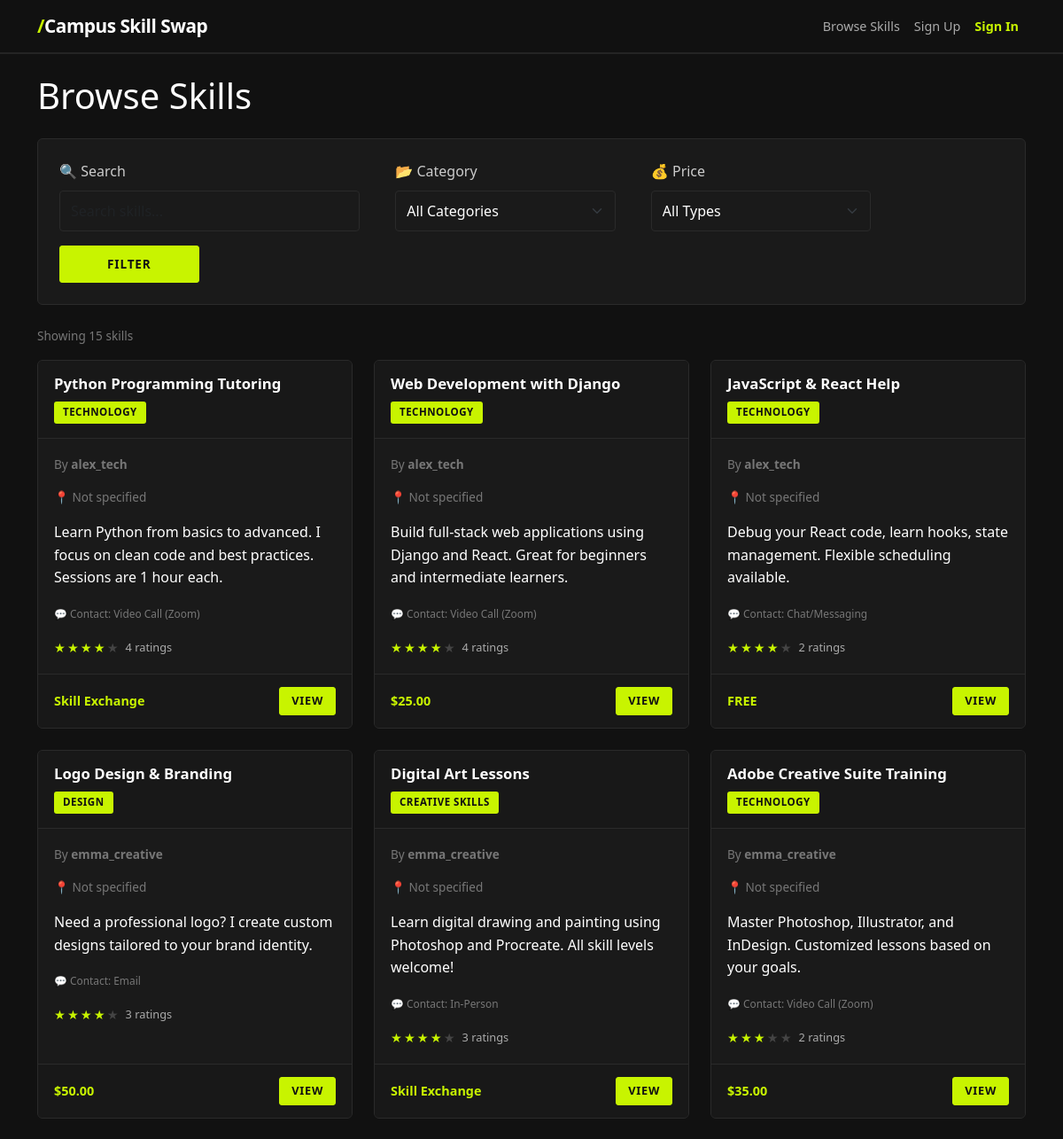
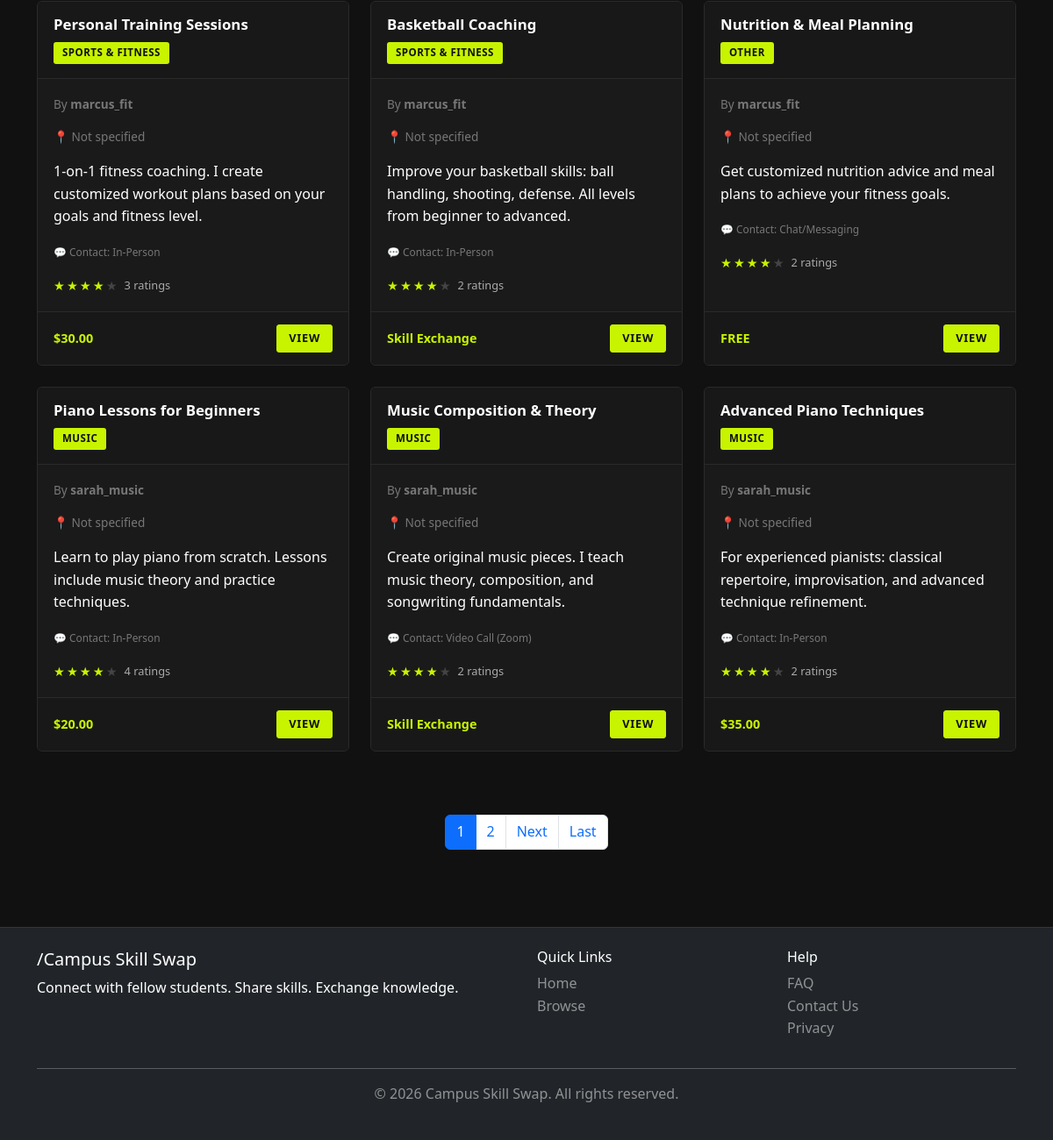
The page /skills/browse/ on the database its author committed (2 pictures, top to bottom).
### skillfeed/models.py (models this page shows, shortened)
class Skill(models.Model):
    CATEGORY_CHOICES = [
        ("tutoring", "Tutoring"),
        ("tech", "Technology"),
        ("creativity", "Creative Skills"),
        ("sports", "Sports & Fitness"),
        ("languages", "Languages"),
        ("music", "Music"),
        ("writing", "Writing"),
        ("design", "Design"),
        ("other", "Other"),
    ]
    PRICE_CHOICES = [
        ("free", "Free"),
        ("exchange", "Skill Exchange"),
        ("paid", "Paid"),
    ]
    CONTACT_CHOICES = [
        ("email", "Email"),
        ("phone", "Phone"),
        ("zoom", "Video Call (Zoom)"),
        ("inperson", "In-Person"),
        ("chat", "Chat/Messaging"),
    ]
    owner = models.ForeignKey(User, on_delete=models.CASCADE, related_name="skills")
    title = models.CharField(
        max_length=200,
        help_text="e.g., 'Python Programming Tutoring'"
    )
    description = models.TextField(
        help_text="Detailed description of what you offer, how long it takes, etc."
    )
    category = models.CharField(
        max_length=20,
        choices=CATEGORY_CHOICES,
        default="other"
    )
    price_type = models.CharField(
        max_length=20,
        choices=PRICE_CHOICES,
        default="free"
    )
    price_amount = models.DecimalField(
        max_digits=10,
        decimal_places=2,
        null=True,
        blank=True,
        help_text="Leave blank if not paid"
    )
    contact_preference = models.CharField(
        max_length=20,
        choices=CONTACT_CHOICES,
        default="email"
    )
    is_available = models.BooleanField(
        default=True,
        help_text="Is this skill available right now?"
    )
    created_at = models.DateTimeField(auto_now_add=True)  # Set once, never changes
    updated_at = models.DateTimeField(auto_now=True)  # Updated every time saved
    view_count = models.IntegerField(default=0, help_text="Track popularity")
    class Meta:
        ordering = ["-created_at"]  # Show newest skills first
        indexes = [
            models.Index(fields=["owner", "-created_at"]),  # Speed up owner queries
        ]
    def get_price_display(self):
        if self.price_type == "free":
            return "FREE"
        elif self.price_type == "exchange":
            return "Skill Exchange"
        elif self.price_type == "paid":
            return f"${self.price_amount}"
        return "Contact for details"

### skillfeed/views.py (the view)
# urls.py: path("skills/browse/", views.skill_list, name="skill_list"),
def skill_list(request):
    skills = Skill.objects.filter(is_available=True).annotate(avg_rating=Avg("ratings__rating"))
    search_query = request.GET.get("search", "").strip()
    if search_query:
        skills = skills.filter(
            Q(title__icontains=search_query) |
            Q(description__icontains=search_query)
        )
    category = request.GET.get("category", "").strip()
    if category:
        skills = skills.filter(category=category)
    price_type = request.GET.get("price", "").strip()
    if price_type:
        skills = skills.filter(price_type=price_type)
    paginator = Paginator(skills, 12)
    page_number = request.GET.get("page", 1)
    page_obj = paginator.get_page(page_number)
    context = {
        "page_obj": page_obj,
        "search_query": search_query,
        "category": category,
        "price_type": price_type,
    }
    return render(request, "skillfeed/skill_list.html", context)

### templates/skillfeed/skill_list.html (shortened to what this page needs)
{% extends 'base.html' %}
{% block content %}
<div class="container">
    <h1 class="mb-4">Browse Skills</h1>
    <div class="mb-4 p-4" style="background:#1a1a1a; border:1px solid #2a2a2a; border-radius:6px;">
        <form method="GET" class="row align-items-end gap-3">
            <div class="col-md-4">
                <label for="search" class="form-label">🔍 Search</label>
                <input type="text" class="form-control" id="search" name="search" placeholder="Search skills..."
                    value="{{ search_query }}">
            </div>
            <div class="col-md-3">
                <label for="category" class="form-label">📂 Category</label>
                <select class="form-select" id="category" name="category">
                    <option value="">All Categories</option>
                </select>
            </div>
            <div class="col-md-3">
                <label for="price" class="form-label">💰 Price</label>
                <select class="form-select" id="price" name="price">
                    <option value="">All Types</option>
                </select>
            </div>
            <div class="col-md-2">
                <button type="submit" class="btn btn-primary w-100">
                    Filter
                </button>
            </div>
        </form>
    </div>
    <p class="text-muted-sm mb-3">
        Showing {{ page_obj.paginator.count }} skill{{ page_obj.paginator.count|pluralize }}
    </p>
    {% if page_obj %}
    <div class="row">
        {% for skill in page_obj %}
        <div class="col-lg-4 col-md-6 mb-4">
            <div class="skill-card">
                <div class="skill-card-header">
                    <h5 class="skill-card-title">{{ skill.title }}</h5>
                    <span class="skill-category-badge">{{ skill.get_category_display }}</span>
                </div>
                <div class="skill-card-body">
                    <p class="text-muted-sm">
                        By <strong>{{ skill.owner.username }}</strong>
                    </p>
                    <p class="text-muted-sm">
                        📍 {{ skill.location | default:"Not specified" }}
                    </p>
                    <p>{{ skill.description|truncatewords:20 }}</p>
                    {% if skill.contact_preference %}
                    <p class="text-muted-sm">
                        <small>💬 Contact: {{ skill.get_contact_preference_display }}</small>
                    </p>
                    {% endif %}
                    <div class="star-rating mt-2">
                        {% for i in "12345" %}
                        <span class="star {% if forloop.counter <= skill.avg_rating %}filled{% endif %}" style="font-size:0.9rem;">★</span>
                        {% endfor %}
                        <span class="star-rating-avg">
                            {% if skill.ratings.count %}{{ skill.ratings.count }} rating{{ skill.ratings.count|pluralize }}{% else %}No ratings{% endif %}
                        </span>
                    </div>
                </div>
                <div class="skill-card-footer">
                    <span class="skill-price">{{ skill.get_price_display }}</span>
                    <a href="{% url 'skill_detail' skill.id %}" class="btn btn-sm btn-primary">
                        View
                    </a>
                </div>
            </div>
        </div>
        {% endfor %}
    </div>
    {% if page_obj.has_other_pages %}
    <nav aria-label="Page navigation" class="mt-5">
        <ul class="pagination justify-content-center">
            {% for num in page_obj.paginator.page_range %}
            {% if page_obj.number == num %}
            <li class="page-item active">
                <span class="page-link">{{ num }}</span>
            </li>
            {% else %}
            <li class="page-item">
                <a class="page-link"
                    href="?page={{ num }}&search={{ search_query }}&category={{ category }}&price={{ price_type }}">
                    {{ num }}
                </a>
            </li>
            {% endif %}
            {% endfor %}
            {% if page_obj.has_next %}
            <li class="page-item">
                <a class="page-link"
                    href="?page={{ page_obj.next_page_number }}&search={{ search_query }}&category={{ category }}&price={{ price_type }}">
                    Next
                </a>
            </li>
            <li class="page-item">
                <a class="page-link"
                    href="?page={{ page_obj.paginator.num_pages }}&search={{ search_query }}&category={{ category }}&price={{ price_type }}">
                    Last
                </a>
            </li>
            {% endif %}
        </ul>
    </nav>
    {% endif %}
    {% else %}
    <div class="alert alert-info" role="alert">
        <strong>No skills found.</strong> Try adjusting your search or filters.
    </div>
    {% endif %}
</div>
{% endblock %}

### static/css/style.css (style rules this page uses)
:root { --primary-color: #c8f400; --primary-dark: #b0d900; --accent-color: #c8f400; --accent-light: #d4f72a; --secondary-color: #888888; --success-color: #c8f400; --danger-color: #ff4444; --warning-color: #c8f400; --light-bg: #1a1a1a; --dark-bg: #111111; --text-light: #ffffff; --text-muted: #aaaaaa; }
body { font-family: 'Segoe UI', Tahoma, Geneva, Verdana, sans-serif; line-height: 1.6; color: #ffffff; background-color: #111111; display: flex; flex-direction: column; min-height: 100vh; }
a { text-decoration: none; color: #ffffff; }
.skill-card { border: 1px solid #2a2a2a; border-radius: 6px; transition: all 0.25s ease; height: 100%; display: flex; flex-direction: column; overflow: hidden; background-color: #1a1a1a; }
.skill-card-header { background-color: #181818; padding: 16px 18px; border-bottom: 1px solid #2a2a2a; }
.skill-card-title { font-size: 1.05rem; font-weight: 600; margin: 0 0 8px 0; color: #ffffff; }
.skill-card-body { padding: 18px; flex-grow: 1; }
.skill-card-footer { padding: 14px 18px; background-color: #181818; border-top: 1px solid #2a2a2a; display: flex; justify-content: space-between; align-items: center; }
.skill-category-badge { display: inline-block; padding: 3px 10px; border-radius: 3px; font-size: 0.72rem; font-weight: 700; background-color: #c8f400; color: #111111; text-transform: uppercase; letter-spacing: 0.5px; }
.skill-price { font-size: 0.9rem; font-weight: 600; color: #c8f400; }
.star-rating { display: flex; gap: 2px; align-items: center; }
.star-rating .star { font-size: 1.1rem; color: #444444; cursor: default; }
.star-rating .star.filled { color: #c8f400; }
.star-rating-avg { font-size: 0.8rem; color: #aaaaaa; margin-left: 6px; }
.btn { border-radius: 3px; font-weight: 700; transition: all 0.2s; text-transform: uppercase; letter-spacing: 0.8px; font-size: 0.85rem; padding: 10px 24px; }
.btn-primary { background-color: #c8f400; border-color: #c8f400; color: #111111 !important; }
.btn-sm { font-size: 0.8rem; padding: 0.35rem 0.8rem; }
.form-control, .form-select { border-radius: 4px; border: 1px solid #2a2a2a; padding: 10px 12px; transition: border-color 0.2s; background-color: #1a1a1a; color: #ffffff; }
.form-label { font-weight: 500; color: #cccccc; margin-bottom: 8px; }
.text-muted-sm { font-size: 0.85rem; color: #777777; }

### rows shown on the page
Skill: title "Python Programming Tutoring", category "TECHNOLOGY", owner.username "alex_tech", location "Not specified", description "Learn Python from basics to advanced. I focus on clean code and best practices. Sessions are 1 hour each.", contact_preference "Video Call (Zoom)", ratings.count "4", price "Skill Exchange"
Skill: title "Web Development with Django", category "TECHNOLOGY", owner.username "alex_tech", location "Not specified", description "Build full-stack web applications using Django and React. Great for beginners and intermediate learners.", contact_preference "Video Call (Zoom)", ratings.count "4", price "$25.00"
Skill: title "JavaScript & React Help", category "TECHNOLOGY", owner.username "alex_tech", location "Not specified", description "Debug your React code, learn hooks, state management. Flexible scheduling available.", contact_preference "Chat/Messaging", ratings.count "2", price "FREE"
Skill: title "Logo Design & Branding", category "DESIGN", owner.username "emma_creative", location "Not specified", description "Need a professional logo? I create custom designs tailored to your brand identity.", contact_preference "Email", ratings.count "3", price "$50.00"
Skill: title "Digital Art Lessons", category "CREATIVE SKILLS", owner.username "emma_creative", location "Not specified", description "Learn digital drawing and painting using Photoshop and Procreate. All skill levels welcome!", contact_preference "In-Person", ratings.count "3", price "Skill Exchange"
Skill: title "Adobe Creative Suite Training", category "TECHNOLOGY", owner.username "emma_creative", location "Not specified", description "Master Photoshop, Illustrator, and InDesign. Customized lessons based on your goals.", contact_preference "Video Call (Zoom)", ratings.count "2", price "$35.00"
Skill: title "Personal Training Sessions", category "SPORTS & FITNESS", owner.username "marcus_fit", location "Not specified", description "1-on-1 fitness coaching. I create customized workout plans based on your goals and fitness level.", contact_preference "In-Person", ratings.count "3", price "$30.00"
Skill: title "Basketball Coaching", category "SPORTS & FITNESS", owner.username "marcus_fit", location "Not specified", description "Improve your basketball skills: ball handling, shooting, defense. All levels from beginner to advanced.", contact_preference "In-Person", ratings.count "2", price "Skill Exchange"
Skill: title "Nutrition & Meal Planning", category "OTHER", owner.username "marcus_fit", location "Not specified", description "Get customized nutrition advice and meal plans to achieve your fitness goals.", contact_preference "Chat/Messaging", ratings.count "2", price "FREE"
Skill: title "Piano Lessons for Beginners", category "MUSIC", owner.username "sarah_music", location "Not specified", description "Learn to play piano from scratch. Lessons include music theory and practice techniques.", contact_preference "In-Person", ratings.count "4", price "$20.00"
Skill: title "Music Composition & Theory", category "MUSIC", owner.username "sarah_music", location "Not specified", description "Create original music pieces. I teach music theory, composition, and songwriting fundamentals.", contact_preference "Video Call (Zoom)", ratings.count "2", price "Skill Exchange"
Skill: title "Advanced Piano Techniques", category "MUSIC", owner.username "sarah_music", location "Not specified", description "For experienced pianists: classical repertoire, improvisation, and advanced technique refinement.", contact_preference "In-Person", ratings.count "2", price "$35.00"

### other values the page prints
{{ page_obj.paginator.count }} "15"
{{ num }} "1"
{{ num }} "2"
